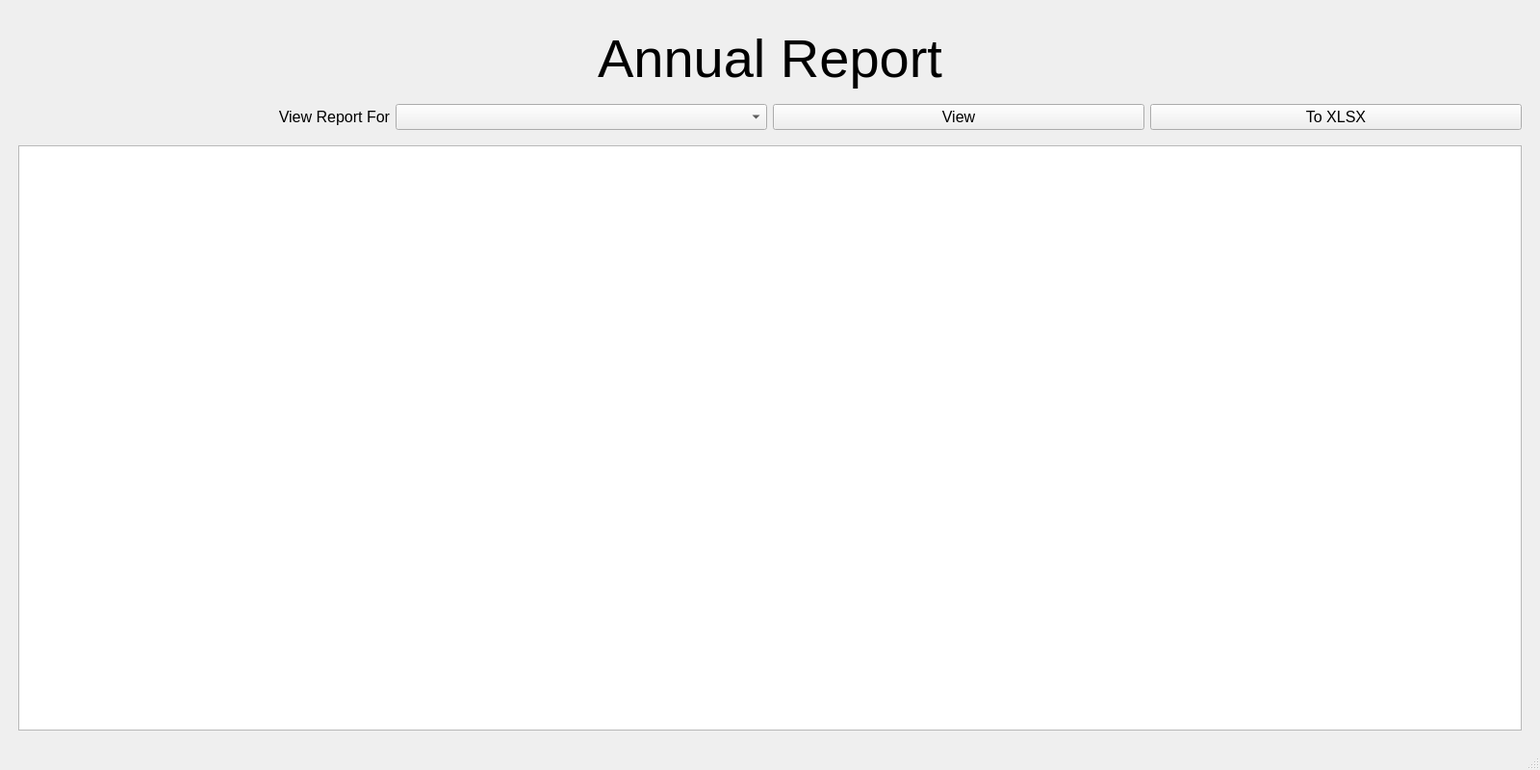
<?xml version="1.0" encoding="UTF-8"?>
<ui version="4.0">
 <class>MainWindow_annual_report</class>
 <widget class="QMainWindow" name="MainWindow_annual_report">
  <property name="geometry">
   <rect>
    <x>0</x>
    <y>0</y>
    <width>1600</width>
    <height>800</height>
   </rect>
  </property>
  <property name="windowTitle">
   <string>MainWindow</string>
  </property>
  <widget class="QWidget" name="centralwidget">
   <layout class="QGridLayout" name="gridLayout_2">
    <item row="0" column="0">
     <layout class="QGridLayout" name="gridLayout">
      <item row="3" column="4">
       <widget class="QPushButton" name="pushButton_xlsx">
        <property name="font">
         <font>
          <pointsize>12</pointsize>
         </font>
        </property>
        <property name="text">
         <string>To XLSX</string>
        </property>
       </widget>
      </item>
      <item row="6" column="1">
       <spacer name="verticalSpacer_2">
        <property name="orientation">
         <enum>Qt::Vertical</enum>
        </property>
        <property name="sizeType">
         <enum>QSizePolicy::Fixed</enum>
        </property>
        <property name="sizeHint" stdset="0">
         <size>
          <width>20</width>
          <height>10</height>
         </size>
        </property>
       </spacer>
      </item>
      <item row="3" column="1">
       <widget class="QLabel" name="label_2">
        <property name="font">
         <font>
          <pointsize>12</pointsize>
         </font>
        </property>
        <property name="text">
         <string>View Report For</string>
        </property>
        <property name="alignment">
         <set>Qt::AlignRight|Qt::AlignTrailing|Qt::AlignVCenter</set>
        </property>
       </widget>
      </item>
      <item row="0" column="5">
       <spacer name="horizontalSpacer_3">
        <property name="orientation">
         <enum>Qt::Horizontal</enum>
        </property>
        <property name="sizeType">
         <enum>QSizePolicy::Fixed</enum>
        </property>
        <property name="sizeHint" stdset="0">
         <size>
          <width>10</width>
          <height>20</height>
         </size>
        </property>
       </spacer>
      </item>
      <item row="3" column="2">
       <widget class="QComboBox" name="comboBox">
        <property name="font">
         <font>
          <pointsize>12</pointsize>
         </font>
        </property>
       </widget>
      </item>
      <item row="3" column="3">
       <widget class="QPushButton" name="pushButton_view">
        <property name="font">
         <font>
          <pointsize>12</pointsize>
         </font>
        </property>
        <property name="text">
         <string>View</string>
        </property>
       </widget>
      </item>
      <item row="1" column="1" colspan="4">
       <widget class="QLabel" name="label">
        <property name="font">
         <font>
          <pointsize>42</pointsize>
         </font>
        </property>
        <property name="text">
         <string>Annual Report</string>
        </property>
        <property name="alignment">
         <set>Qt::AlignCenter</set>
        </property>
       </widget>
      </item>
      <item row="5" column="1" colspan="4">
       <widget class="QTableWidget" name="tableWidget">
        <property name="font">
         <font>
          <pointsize>12</pointsize>
         </font>
        </property>
       </widget>
      </item>
      <item row="0" column="1">
       <spacer name="verticalSpacer">
        <property name="orientation">
         <enum>Qt::Vertical</enum>
        </property>
        <property name="sizeType">
         <enum>QSizePolicy::Fixed</enum>
        </property>
        <property name="sizeHint" stdset="0">
         <size>
          <width>20</width>
          <height>10</height>
         </size>
        </property>
       </spacer>
      </item>
      <item row="0" column="0">
       <spacer name="horizontalSpacer">
        <property name="orientation">
         <enum>Qt::Horizontal</enum>
        </property>
        <property name="sizeType">
         <enum>QSizePolicy::Fixed</enum>
        </property>
        <property name="sizeHint" stdset="0">
         <size>
          <width>10</width>
          <height>20</height>
         </size>
        </property>
       </spacer>
      </item>
      <item row="2" column="1">
       <spacer name="verticalSpacer_3">
        <property name="orientation">
         <enum>Qt::Vertical</enum>
        </property>
        <property name="sizeType">
         <enum>QSizePolicy::Fixed</enum>
        </property>
        <property name="sizeHint" stdset="0">
         <size>
          <width>20</width>
          <height>10</height>
         </size>
        </property>
       </spacer>
      </item>
      <item row="4" column="1">
       <spacer name="verticalSpacer_4">
        <property name="orientation">
         <enum>Qt::Vertical</enum>
        </property>
        <property name="sizeType">
         <enum>QSizePolicy::Fixed</enum>
        </property>
        <property name="sizeHint" stdset="0">
         <size>
          <width>20</width>
          <height>10</height>
         </size>
        </property>
       </spacer>
      </item>
     </layout>
    </item>
   </layout>
  </widget>
  <widget class="QStatusBar" name="statusbar"/>
 </widget>
 <tabstops>
  <tabstop>comboBox</tabstop>
  <tabstop>pushButton_view</tabstop>
  <tabstop>pushButton_xlsx</tabstop>
  <tabstop>tableWidget</tabstop>
 </tabstops>
 <resources/>
 <connections/>
</ui>
